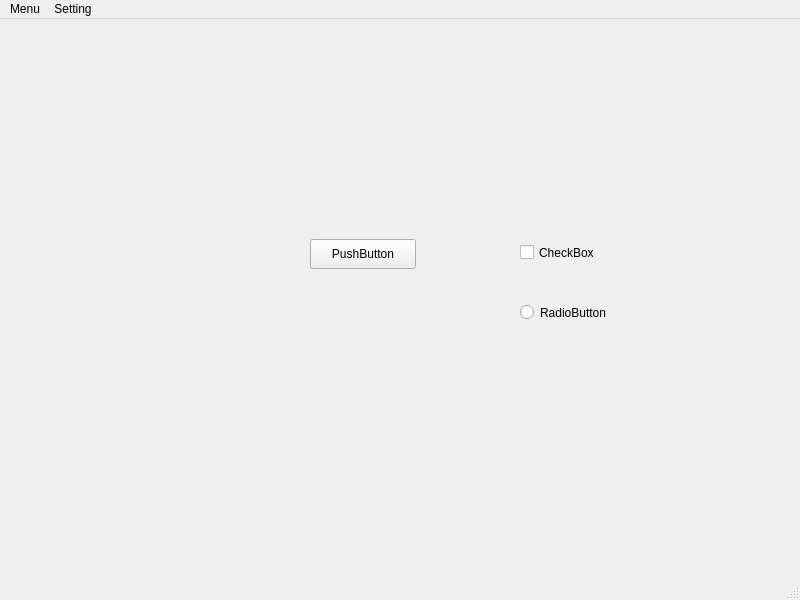
<?xml version="1.0" encoding="UTF-8"?>
<ui version="4.0">
 <class>MainWindow</class>
 <widget class="QMainWindow" name="MainWindow">
  <property name="geometry">
   <rect>
    <x>0</x>
    <y>0</y>
    <width>800</width>
    <height>600</height>
   </rect>
  </property>
  <property name="windowTitle">
   <string>MainWindow</string>
  </property>
  <widget class="QWidget" name="centralwidget">
   <widget class="QPushButton" name="pushButton1">
    <property name="geometry">
     <rect>
      <x>310</x>
      <y>220</y>
      <width>106</width>
      <height>30</height>
     </rect>
    </property>
    <property name="text">
     <string>PushButton</string>
    </property>
   </widget>
   <widget class="QCheckBox" name="checkBox">
    <property name="geometry">
     <rect>
      <x>520</x>
      <y>220</y>
      <width>110</width>
      <height>27</height>
     </rect>
    </property>
    <property name="text">
     <string>CheckBox</string>
    </property>
   </widget>
   <widget class="QRadioButton" name="radioButton">
    <property name="geometry">
     <rect>
      <x>520</x>
      <y>280</y>
      <width>133</width>
      <height>27</height>
     </rect>
    </property>
    <property name="text">
     <string>RadioButton</string>
    </property>
   </widget>
  </widget>
  <widget class="QMenuBar" name="menubar">
   <property name="geometry">
    <rect>
     <x>0</x>
     <y>0</y>
     <width>800</width>
     <height>26</height>
    </rect>
   </property>
   <widget class="QMenu" name="menuMenu">
    <property name="title">
     <string>Menu</string>
    </property>
    <addaction name="actionLangue"/>
   </widget>
   <widget class="QMenu" name="menuSetting">
    <property name="title">
     <string>Setting</string>
    </property>
    <addaction name="actionAbout"/>
   </widget>
   <addaction name="menuMenu"/>
   <addaction name="menuSetting"/>
  </widget>
  <widget class="QStatusBar" name="statusbar"/>
  <action name="actionLangue">
   <property name="text">
    <string>Langue</string>
   </property>
  </action>
  <action name="actionAbout">
   <property name="text">
    <string>About</string>
   </property>
  </action>
 </widget>
 <resources/>
 <connections/>
</ui>
